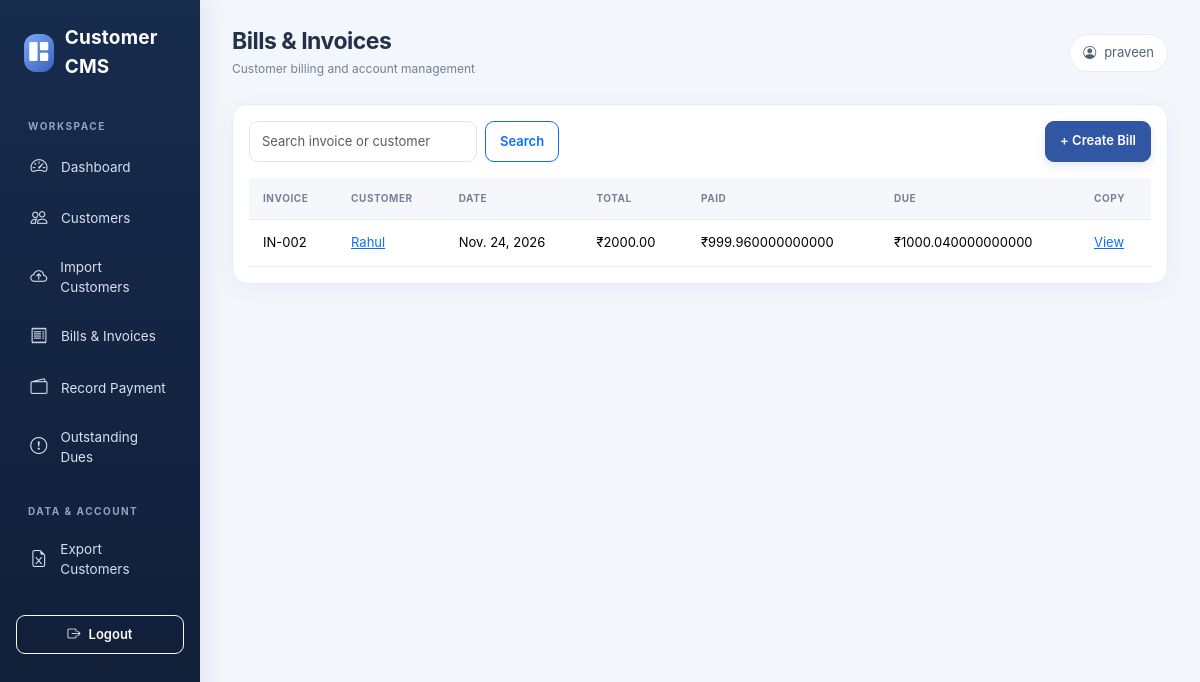
The app's page /bills/ (signed in) with its own data.
### customers/models.py (models this page shows, shortened)
class Bill(models.Model):
    customer = models.ForeignKey(Customer, on_delete=models.PROTECT, related_name="bills")
    invoice_number = models.CharField(max_length=40, unique=True)
    bill_date = models.DateField()
    description = models.TextField(blank=True)
    total_amount = models.DecimalField(max_digits=12, decimal_places=2, validators=[MinValueValidator(Decimal("0.01"))])
    attachment = models.FileField(upload_to="bill_copies/%Y/%m/", blank=True,
        validators=[FileExtensionValidator(["pdf", "jpg", "jpeg", "png"])])
    notes = models.TextField(blank=True)
    created_by = models.ForeignKey(settings.AUTH_USER_MODEL, on_delete=models.SET_NULL, null=True)
    created_at = models.DateTimeField(auto_now_add=True)
    class Meta:
        ordering = ["-bill_date", "-id"]
    @property
    def paid_amount(self):
        return self.payments.aggregate(total=models.Sum("amount"))["total"] or Decimal("0.00")
    @property
    def due_amount(self):
        return self.total_amount - self.paid_amount

class Customer(models.Model):
    name = models.CharField(max_length=180)
    email = models.EmailField(blank=True)
    phone = models.CharField(max_length=20, db_index=True)
    alternate_phone = models.CharField(max_length=20, blank=True)
    address = models.TextField(blank=True)
    city = models.CharField(max_length=100, blank=True)
    state = models.CharField(max_length=100, blank=True)
    pincode = models.CharField(max_length=12, blank=True)
    is_active = models.BooleanField(default=True)
    created_at = models.DateTimeField(auto_now_add=True)
    class Meta:
        ordering = ["name"]
        constraints = [
            models.UniqueConstraint(fields=["phone"], name="unique_customer_phone")
        ]

### customers/views.py (the view)
# urls.py: path("bills/", views.bill_list, name="bill_list"),
@login_required
def bill_list(request):
    q = request.GET.get("q", "").strip()
    bills = Bill.objects.select_related("customer").all()
    if q: bills = bills.filter(Q(invoice_number__icontains=q)|Q(customer__name__icontains=q)|Q(customer__phone__icontains=q))
    return render(request, "customers/bill_list.html", {"bills": bills, "q": q})

### templates/customers/bill_list.html
{% extends "base.html" %}{% block heading %}Bills & Invoices{% endblock %}{% block content %}<div class="card p-3"><div class="d-flex justify-content-between mb-3"><form class="d-flex gap-2"><input class="form-control" name="q" value="{{ q }}" placeholder="Search invoice or customer"><button class="btn btn-outline-primary">Search</button></form><a class="btn btn-primary" href="{% url 'bill_create' %}">+ Create Bill</a></div><div class="table-responsive"><table class="table"><thead><tr><th>Invoice</th><th>Customer</th><th>Date</th><th>Total</th><th>Paid</th><th>Due</th><th>Copy</th></tr></thead><tbody>{% for b in bills %}<tr><td>{{ b.invoice_number }}</td><td><a href="{% url 'customer_detail' b.customer_id %}">{{ b.customer.name }}</a></td><td>{{ b.bill_date }}</td><td>₹{{ b.total_amount }}</td><td>₹{{ b.paid_amount }}</td><td>₹{{ b.due_amount }}</td><td>{% if b.attachment %}<a href="{{ b.attachment.url }}" target="_blank">View</a>{% else %}—{% endif %}</td></tr>{% empty %}<tr><td colspan="7">No bills found.</td></tr>{% endfor %}</tbody></table></div></div>{% endblock %}

### templates/base.html (shortened to what this page needs)
<!doctype html>
<html lang="en">
<head>
<link href="https://cdn.jsdelivr.net/npm/bootstrap@5.3.3/dist/css/bootstrap.min.css" rel="stylesheet">
<link href="https://cdn.jsdelivr.net/npm/bootstrap-icons@1.11.3/font/bootstrap-icons.css" rel="stylesheet">
</head><body>
{% if user.is_authenticated %}
<div class="container-fluid"><div class="row">
<aside class="col-md-2 sidebar">
<div class="brand"><span class="brand-mark"><i class="bi bi-grid-1x2-fill"></i></span><span>Customer CMS</span></div>
<div class="nav-caption">Workspace</div>
<a href="{% url 'dashboard' %}"><i class="bi bi-speedometer2"></i>Dashboard</a>
<a href="{% url 'customer_list' %}"><i class="bi bi-people"></i>Customers</a>
<a href="{% url 'customer_import' %}"><i class="bi bi-cloud-arrow-up"></i>Import Customers</a>
<a href="{% url 'bill_list' %}"><i class="bi bi-receipt"></i>Bills & Invoices</a>
<a href="{% url 'payment_create' %}"><i class="bi bi-wallet2"></i>Record Payment</a>
<a href="{% url 'due_list' %}"><i class="bi bi-exclamation-circle"></i>Outstanding Dues</a>
<div class="nav-caption mt-3">Data & Account</div>
<a href="{% url 'export_customers' %}"><i class="bi bi-file-earmark-excel"></i>Export Customers</a>
<form method="post" action="{% url 'logout' %}" class="mt-4">{% csrf_token %}<button class="btn btn-outline-light btn-sm w-100"><i class="bi bi-box-arrow-right me-2"></i>Logout</button></form>
</aside>
<main class="col-md-10 main">
<div class="topbar"><div><h1 class="page-title">{% block heading %}Overview{% endblock %}</h1><div class="page-subtitle">Customer billing and account management</div></div><span class="user-chip"><i class="bi bi-person-circle me-2"></i>{{ user.username }}</span></div>
{% block content %}{% endblock %}
</main></div></div>
{% else %}{% block auth_content %}{% endblock %}{% endif %}
</body></html>

### templates/base.html (style rules this page uses)
:root { --navy:#14213d;--blue:#3157a4;--ink:#243247;--muted:#738096;--canvas:#f3f6fb }
* { box-sizing:border-box }
body { background:var(--canvas);color:var(--ink);font-family:Inter,system-ui,-apple-system,"Segoe UI",sans-serif }
.sidebar { min-height:100vh;background:linear-gradient(180deg,#172b4d 0%,#101d35 100%);padding:0 16px 22px;box-shadow:5px 0 24px rgba(21,40,72,.08) }
.brand { display:flex;align-items:center;gap:11px;color:#fff;padding:24px 8px 28px;font-size:19px;font-weight:750;letter-spacing:.2px }
.brand-mark { height:38px;width:38px;border-radius:12px;background:linear-gradient(135deg,#7aa7ff,#3b63b5);display:grid;place-items:center;font-size:19px }
.nav-caption { font-size:10px;color:#8fa4c4;text-transform:uppercase;letter-spacing:1.5px;padding:10px 12px 5px;font-weight:700 }
.sidebar a { color:#d6e0ef;text-decoration:none;display:flex;align-items:center;gap:12px;padding:11px 13px;border-radius:10px;margin:4px 0;font-size:13.5px;transition:.2s }
.sidebar a i { font-size:17px;width:20px;text-align:center }
.main { padding:28px 32px;max-width:1600px }
.topbar { display:flex;justify-content:space-between;align-items:center;margin-bottom:26px }
.page-title { font-size:23px;font-weight:750;letter-spacing:-.5px;margin:0 }
.page-subtitle { color:var(--muted);font-size:12px;margin-top:4px }
.user-chip { background:#fff;border:1px solid #e8edf5;padding:8px 13px;border-radius:30px;font-size:13px;color:#52627a }
.card { border:1px solid #e9eef5;border-radius:16px;box-shadow:0 5px 24px rgba(31,55,90,.045);background:#fff }
.table { --bs-table-bg:transparent;margin-bottom:0 }
.table thead th { background:#f5f7fb;color:#748198;text-transform:uppercase;letter-spacing:.55px;font-size:10px;font-weight:750;border-bottom:1px solid #e9eef5;padding:13px 14px;white-space:nowrap }
.table tbody td { padding:13px 14px;border-color:#edf1f6;font-size:13px;vertical-align:middle }
.btn { border-radius:9px;font-weight:600;font-size:13px;padding:9px 14px }
.btn-primary { background:var(--blue);border-color:var(--blue);box-shadow:0 4px 10px rgba(49,87,164,.14) }
.form-control,.form-select { border:1px solid #dfe6ef;border-radius:9px;padding:10px 12px;font-size:13px;box-shadow:none!important }

### records on screen
Bill: invoice_number "IN-002", customer.name "Rahul", bill_date "Nov. 24, 2026", total_amount "2000.00", paid_amount "999.960000000000", due_amount "1000.040000000000"

### other values on screen
{{ user.username }} "praveen"
